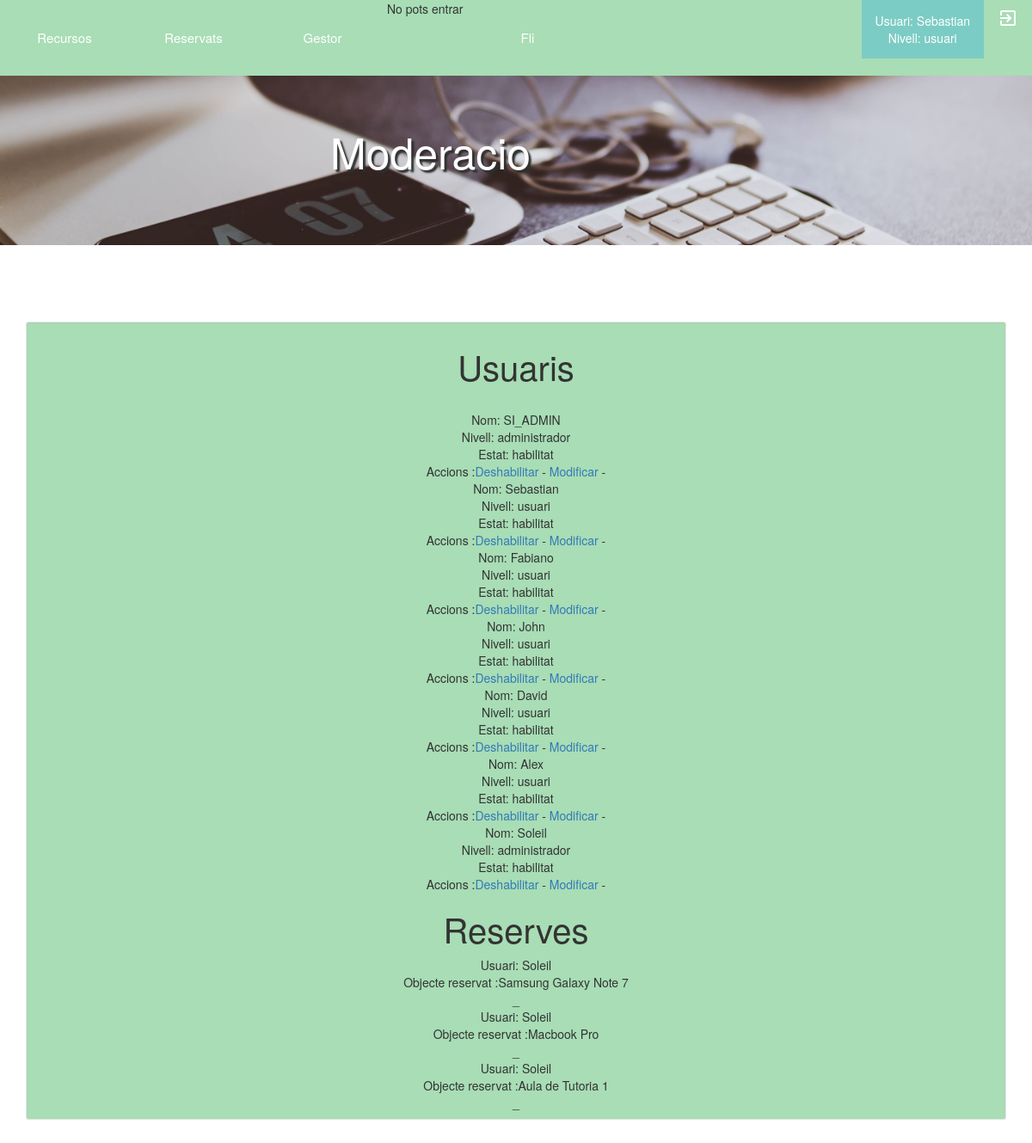
Page /intranet/moderacio.php?idusu=2 on the committed database.
### tables this page shows
CREATE TABLE `usuari` (
  `usu_id` int(4) NOT NULL,
  `usu_nom` varchar(50) NOT NULL,
  `usu_contrasenya` varchar(15) NOT NULL,
  `usu_cognoms` varchar(150) NOT NULL,
  `usu_email` varchar(40) DEFAULT NULL,
  `usu_telefon` decimal(9,0) DEFAULT NULL,
  `usu_nivell` varchar(45) NOT NULL,
  `usu_estat` varchar(30) NOT NULL
);

CREATE TABLE `reserva` (
  `res_id` int(4) NOT NULL,
  `rec_id` int(4) NOT NULL,
  `usu_id` int(4) NOT NULL,
  `res_inici` date NOT NULL,
  `res_alliberacio` date NOT NULL,
  `res_hora_inici` date NOT NULL,
  `res_hora_alliberacio` int(11) NOT NULL
);

CREATE TABLE `recurs` (
  `rec_id` int(4) NOT NULL,
  `rec_nom` varchar(50) NOT NULL,
  `rec_tipus` enum('Aula','Despatx','Sala','Objecte','Mobil','Portatil') NOT NULL,
  `rec_contador` decimal(10,0) NOT NULL,
  `rec_estat` tinyint(1) NOT NULL,
  `rec_imatge` tinytext,
  `rec_descripcio` text
);

### intranet/mostrarUsuaris.php (the view, shortened to what this page needs)
<?php
    $query="SELECT * FROM usuari";
    $consulta=mysqli_query($conexion,$query);
    if(mysqli_num_rows($consulta)>0){
    while( $usuari=mysqli_fetch_array($consulta)){
    	echo "<br/>Nom: $usuari[usu_nom]<br>
      Nivell: $usuari[usu_nivell]<br>
      Estat: $usuari[usu_estat]<br>";
      echo "Accions :<a href='deshabilitar_u.php'>Deshabilitar</a> - <a href='modificar_u.php'>Modificar</a> - ";
    }
    }
?>

### intranet/moderacio.php (shortened to what this page needs)
<!DOCTYPE html>
<html >
<head>
  <link rel="stylesheet" type="text/css" href="../css/style.css">
  <link rel="stylesheet" href="https://cdnjs.cloudflare.com/ajax/libs/meyer-reset/2.0/reset.min.css">
  <link rel='stylesheet prefetch' href='http://maxcdn.bootstrapcdn.com/bootstrap/3.2.0/css/bootstrap.min.css'>
</head>
<header>
    <div class="colorfondo">
       <ul>
            <li>
              <?php
              $idusu=$_REQUEST['idusu'];
                echo"<form  method=post action=reservas.php>";
              echo"<br><input type=hidden name=idusu value=$idusu>";
              echo"<input  class=nou type=submit value=Recursos>";
              echo"</form>";
              ?>
            </li>
            <li>
              <?php
              $idusu=$_REQUEST['idusu'];
              echo"<form  method=post action=reservas-no-disponibles.php>";
              echo"<br><input type=hidden name=idusu value=$idusu>";
              echo"<input  class=nou type=submit value=Reservats>";
              echo"</form>";
              ?>
            </li>
            <li>
              <?php
              $idusu=$_REQUEST['idusu'];
              echo"<form  method=post action=paginareserves.php>";
              echo"<br><input type=hidden name=idusu value=$idusu>";
              echo"<input  class=nou type=submit value=Gestor de reserves>";
              echo"</form>";
              ?>
            </li>
            <li>
              <?php
              $conexion= mysqli_connect("localhost","root","","1718_aramzafraanush");
              $query="SELECT * FROM usuari WHERE usu_id='$idusu'";
              $query2=mysqli_query($conexion,$query);
              if (mysqli_num_rows($query2)>0) {
                while ($registro=mysqli_fetch_array($query2)) {
                  for ($i=0;$i<7 ;$i++) {
                    switch ($i) {
                  case (6):
                  $usunivell=$registro['usu_nivell'];
                  if ($usunivell=="administrador") {
                    echo"<form  method=post action=moderacio.php>";
                    echo"<br><input type=hidden name=idusu value=$idusu>";
                    echo"<input  class=nou type=submit value=Administrar>";
                    echo"</form>";
                  }
                  else {
                    echo "No pots entrar";
                  }
                    break;
                  }
                }
              }
            }
               ?>
            </li>
			  <li>
              <?php
              $idusu=$_REQUEST['idusu'];
              echo"<form  method=post action=paginareserves.php>";
              echo"<br><input type=hidden name=idusu value=$idusu>";
              echo"<input  class=nou type=submit value=Fli>";
              echo"</form>";
              ?>
            </li>
            <li style="float:right"><a class="active" href="logout_proc.php"><i class="material-icons">exit_to_app</i></a></li>
            <li style="float:right" class="active1">
              <?php
             include 'funcioidusu.php';
             ?>
           </li>
        </ul>
    </div>
    <div class="cabecera">
        <img id="img-cabecera" src="../img/cabecera.jpg">
        <h1 id="titulo-cabecera">Moderacio</h1>
    </div>
</header>
<body>
<div class="wrapper1">
  <div class="container">
    <div class="well well-sm">
      <h1>Usuaris</h1>
      <?php
      require("mostrarUsuaris.php");
      echo "<h1>Reserves</h1>";
      require("mostrarReserves.php");
       ?>
    </div>
    </div>
</div>
</body>
</html>

### intranet/funcioidusu.php (shortened to what this page needs)
<?php
$conexion= mysqli_connect("localhost","root","","1718_aramzafraanush");
if ($conexion==false) {
    echo"<p align=center><h3>No s'ha pogut connectar a la base de dades, revisi la seva conexio</h3></p><br><br>";
}else{
  $idusu=$_REQUEST['idusu'];
  $query="SELECT * FROM usuari WHERE usu_id='$idusu'";
  $query2=mysqli_query($conexion,$query);
  if (mysqli_num_rows($query2)>0) {
    while ($registro=mysqli_fetch_array($query2)) {
    for ($i=0;$i<7 ;$i++) {
    switch ($i) {
      case (1):
        $nomusu=$registro[usu_nom];
        echo "Usuari: $nomusu<br>";
        break;
      case (6):
      $usunivell=$registro[usu_nivell];
      echo "Nivell: $usunivell<br>";
        break;
    }
    }
    }
  }
}
?>

### intranet/mostrarReserves.php (shortened to what this page needs)
<?php
    $query="SELECT * FROM reserva";
    $consulta=mysqli_query($conexion,$query);
    if(mysqli_num_rows($consulta)>0){
    while( $reserva=mysqli_fetch_array($consulta)){
      $usureserva=$reserva['usu_id'];
      $idrecurs=$reserva['rec_id'];
      $q="SELECT * FROM usuari INNER JOIN reserva ON usuari.usu_id=reserva.usu_id
      INNER JOIN recurs ON reserva.rec_id=recurs.rec_id
       WHERE usuari.usu_id ='$usureserva' AND recurs.rec_id ='$idrecurs'";
      $consulta2=mysqli_query($conexion,$q);
      if (mysqli_num_rows($consulta2)>0) {
        while ($reserva_usu=mysqli_fetch_array($consulta2)) {
          $usu_reserva=$reserva_usu['rec_nom'];
          $usu_nom=$reserva_usu['usu_nom'];
          echo "Usuari: $usu_nom<br>";
          echo "Objecte reservat :$usu_reserva<br>";
          echo "_<br>";
        }
      }else {
        echo "No se muestra nada";
      }
    }
    }
?>

### css/style.css (style rules this page uses)
* { box-sizing: border-box; margin: 0; padding: 0; font-weight: 300; }
body { font-family: 'Source Sans Pro', sans-serif; color: white; font-weight: 300; }
.wrapper1 { background: white !important; left: 0; overflow: hidden; }
.container { text-align: center; padding-top: 1%; }
.container h1 { font-size: 40px; -webkit-transition-duration: 1s; transition-duration: 1s; -webkit-transition-timing-function: ease-in-put; transition-timing-function: ease-in-put; font-weight: 200; }
form { padding: 20px 0; position: relative; z-index: 2; }
form input { -webkit-appearance: none; -moz-appearance: none; appearance: none; outline: 0; border: 1px solid rgba(255, 255, 255, 0.4); background-color: rgba(255, 255, 255, 0.2); width: 250px !important; border-radius: 3px; padding: 10px 15px; margin: 0 auto 10px auto; display: block; text-align: center; font-size: 18px; color: white; -webkit-transition-duration: 0.25s; transition-duration: 0.25s; font-weight: 300; }
.colorfondo { background: #A8DDB5 ; }
ul { list-style-type: none; margin: 0; padding: 0; overflow: hidden; }
li { float: left; }
li a { display: block; color: white; text-align: center; padding: 14px 16px; text-decoration: none; }
.active { background-color: #a8ddb5; background-color: #a8ddb5; padding: 9px 16px !important; }
.cabecera { position: relative; }
#img-cabecera { background-repeat: no-repeat; background-position: center center; width: 100%; position: absolute; top: 0; left: 0; }
#titulo-cabecera { position: absolute; top: 100%; left: 32% !important; margin-top: 5%; color: white; text-shadow: 3px 3px 2px #2e302e; font-size: 50px; text-align: center !important; }
ul, ol { margin-top: 0; margin-bottom: 0px !important; }
.well.well-sm { margin-top: 24%; background-color: rgb(168, 221, 181); }
.active1 { display: block; color: white; text-align: center; padding: 14px 16px; text-decoration: none; background-color: #7BCCC4; }
form input.nou { margin-top: -21px !important; border: none !important; background-color: #a8ddb5 !important; font-size: 15px !important; font-weight: 10; width: 150px !important; height: 49px !important; padding: 0px 0px; -webkit-appearance: none; -moz-appearance: none; appearance: none; outline: 0; border: 1px solid rgba(255, 255, 255, 0.4); background-color: rgba(255, 255, 255, 0.2); border-radius: 3px; margin: 0px; display: block; text-align: center; color: white; -webkit-transition-duration: 0.25s; transition-duration: 0.25s; }

### rows in the picture
usuari: usu_nom "Sebastian", usu_nivell "usuari", usu_estat "habilitat"
usuari: usu_nom "SI_ADMIN", usu_nivell "administrador", usu_estat "habilitat"
usuari: usu_nom "Fabiano", usu_nivell "usuari", usu_estat "habilitat"
usuari: usu_nom "John", usu_nivell "usuari", usu_estat "habilitat"
usuari: usu_nom "David", usu_nivell "usuari", usu_estat "habilitat"
usuari: usu_nom "Alex", usu_nivell "usuari", usu_estat "habilitat"
usuari: usu_nom "Soleil", usu_nivell "administrador", usu_estat "habilitat"
reserva: usu.usu_nom "Soleil", rec.rec_nom "Samsung Galaxy Note 7"
reserva: usu.usu_nom "Soleil", rec.rec_nom "Macbook Pro"
reserva: usu.usu_nom "Soleil", rec.rec_nom "Aula de Tutoria 1"
